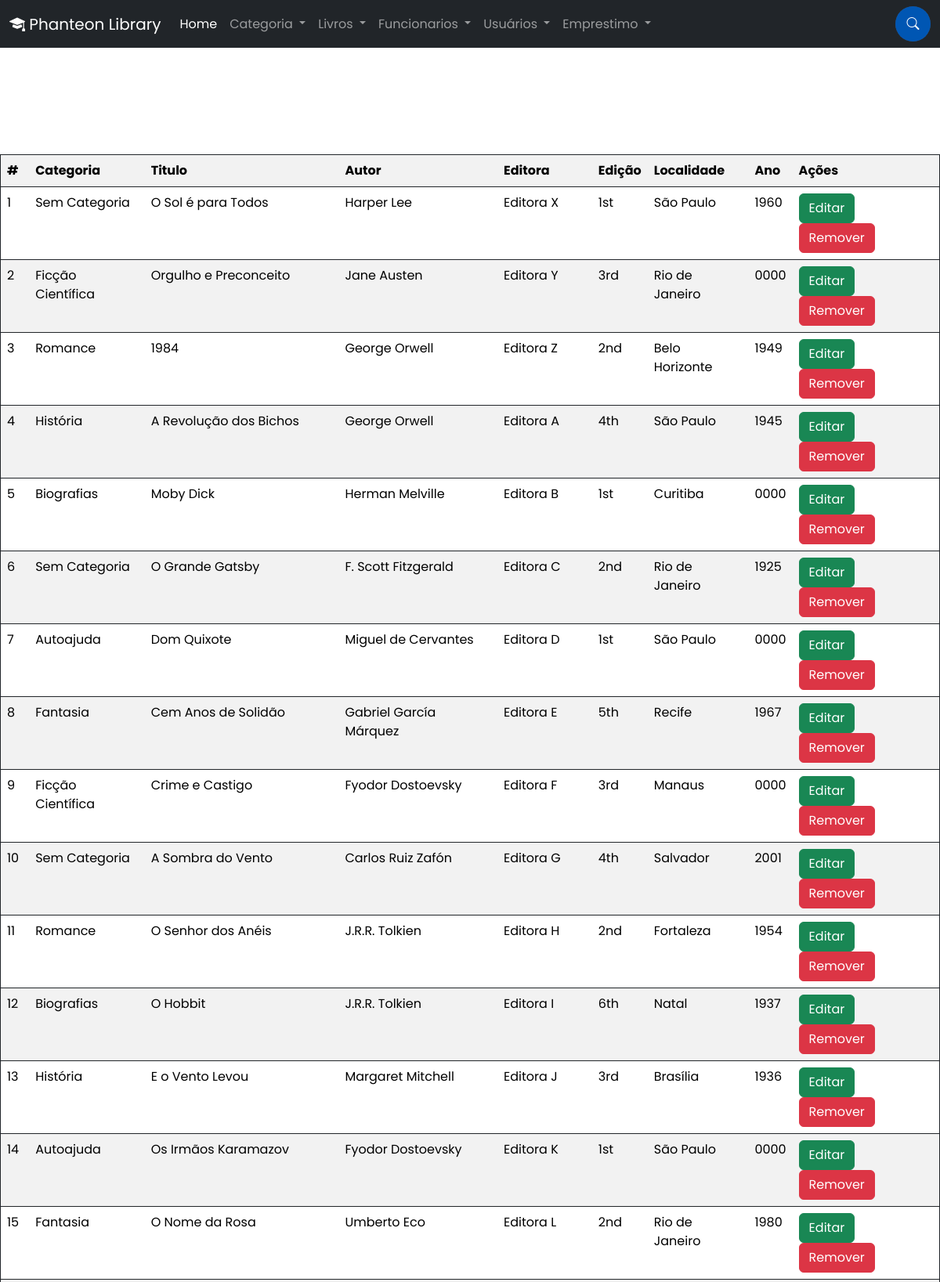
/?page=livro-listar (upper part), run on the app's committed database.
### tables this page shows
CREATE TABLE livro (
  id_livro INTEGER UNSIGNED NOT NULL AUTO_INCREMENT,
  categoria_id_categoria INTEGER UNSIGNED NOT NULL,
  titulo_livro VARCHAR(200) NULL,
  autor_livro VARCHAR(45) NULL,
  editora_livro VARCHAR(45) NULL,
  edicao_livro CHAR(3) NULL,
  localidade_livro VARCHAR(25) NULL,
  ano_livro YEAR NULL,
  PRIMARY KEY(id_livro),
  INDEX livro_FKIndex1(categoria_id_categoria)
);

CREATE TABLE categoria (
  id_categoria INTEGER UNSIGNED NOT NULL AUTO_INCREMENT,
  nome_categoria VARCHAR(45) NULL,
  PRIMARY KEY(id_categoria)
);

### livro-listar.php (the view)
<h1 class='m-3'> Lista de Livros </h1>
<table class="table table-hover table-striped table-responsive border border-dark">
  <tr>
    <th> # </th>
    <th> Categoria </th>
    <th> Titulo </th>
    <th> Autor </th>
    <th> Editora </th>
    <th> Edição </th>
    <th> Localidade </th>
    <th> Ano </th>
    <th> Ações </th>
  </tr>
  <?php
        $response = $conn->query("SELECT * FROM `livro`");
        $qtd = $response->num_rows;
        if($qtd == 0){
            echo "<p class='m-4'><b>Não existem registros!</b></p>";
        } else {
            echo "<p class='m-4'>Encoutrou <b>$qtd</b> resultados.";
        }
        while($row = $response->fetch_object()){
            $categoria_id_categoria = $row->categoria_id_categoria;
            $categoria = $conn->query(
                "SELECT nome_categoria FROM categoria WHERE id_categoria = $categoria_id_categoria "
            )->fetch_object()->nome_categoria;
            echo "<tr>";
                echo "<td> $row->id_livro</td>";
                echo "<td> $categoria</td>";
                echo "<td> $row->titulo_livro</td>";
                echo "<td> $row->autor_livro</td>";
                echo "<td> $row->editora_livro</td>";
                echo "<td> $row->edicao_livro</td>";
                echo "<td> $row->localidade_livro</td>";
                echo "<td> $row->ano_livro</td>";
                echo "<td>
                    <button class='btn btn-success'
                    onclick=\"location.href='?page=livro-editar&id=$row->id_livro'\">
                        Editar
                    </button>
                    <button class='btn btn-danger'
                        onclick=
                        \"
                            let resposta = confirm('Tem certeza que deseja Remover ?');
                            if (resposta)
                            {
                                location.href = '?page=livro-salvar&acao=remover&id=$row->id_livro';
                            }
                            else{false;}
                        \"
                    >
                        Remover
                    </button>
                    </td>";
            echo "</tr>";
        }
    ?>
</table>

### css/style.css (style rules this page uses)
* { margin: 0; padding: 0; box-sizing: border-box; font-family: 'Poppins', sans-serif; }
body { position: absolute; top: 0; left: 0; width: 100%; height: 100%; background: url("../images/background.png") no-repeat; background-size: cover; background-position: center; color: #ffffff; }

### data on the page
livro: id_livro "1", categoria_id_categoria.nome_categoria "Sem Categoria", titulo_livro "O Sol é para Todos", autor_livro "Harper Lee", editora_livro "Editora X", edicao_livro "1st", localidade_livro "São Paulo", ano_livro "1960"
livro: id_livro "2", categoria_id_categoria.nome_categoria "Ficção Científica", titulo_livro "Orgulho e Preconceito", autor_livro "Jane Austen", editora_livro "Editora Y", edicao_livro "3rd", localidade_livro "Rio de Janeiro", ano_livro "0000"
livro: id_livro "3", categoria_id_categoria.nome_categoria "Romance", titulo_livro "1984", autor_livro "George Orwell", editora_livro "Editora Z", edicao_livro "2nd", localidade_livro "Belo Horizonte", ano_livro "1949"
livro: id_livro "4", categoria_id_categoria.nome_categoria "História", titulo_livro "A Revolução dos Bichos", autor_livro "George Orwell", editora_livro "Editora A", edicao_livro "4th", localidade_livro "São Paulo", ano_livro "1945"
livro: id_livro "5", categoria_id_categoria.nome_categoria "Biografias", titulo_livro "Moby Dick", autor_livro "Herman Melville", editora_livro "Editora B", edicao_livro "1st", localidade_livro "Curitiba", ano_livro "0000"
livro: id_livro "6", categoria_id_categoria.nome_categoria "Sem Categoria", titulo_livro "O Grande Gatsby", autor_livro "F. Scott Fitzgerald", editora_livro "Editora C", edicao_livro "2nd", localidade_livro "Rio de Janeiro", ano_livro "1925"
livro: id_livro "7", categoria_id_categoria.nome_categoria "Autoajuda", titulo_livro "Dom Quixote", autor_livro "Miguel de Cervantes", editora_livro "Editora D", edicao_livro "1st", localidade_livro "São Paulo", ano_livro "0000"
livro: id_livro "8", categoria_id_categoria.nome_categoria "Fantasia", titulo_livro "Cem Anos de Solidão", autor_livro "Gabriel García Márquez", editora_livro "Editora E", edicao_livro "5th", localidade_livro "Recife", ano_livro "1967"
livro: id_livro "9", categoria_id_categoria.nome_categoria "Ficção Científica", titulo_livro "Crime e Castigo", autor_livro "Fyodor Dostoevsky", editora_livro "Editora F", edicao_livro "3rd", localidade_livro "Manaus", ano_livro "0000"
livro: id_livro "10", categoria_id_categoria.nome_categoria "Sem Categoria", titulo_livro "A Sombra do Vento", autor_livro "Carlos Ruiz Zafón", editora_livro "Editora G", edicao_livro "4th", localidade_livro "Salvador", ano_livro "2001"
livro: id_livro "11", categoria_id_categoria.nome_categoria "Romance", titulo_livro "O Senhor dos Anéis", autor_livro "J.R.R. Tolkien", editora_livro "Editora H", edicao_livro "2nd", localidade_livro "Fortaleza", ano_livro "1954"
livro: id_livro "12", categoria_id_categoria.nome_categoria "Biografias", titulo_livro "O Hobbit", autor_livro "J.R.R. Tolkien", editora_livro "Editora I", edicao_livro "6th", localidade_livro "Natal", ano_livro "1937"
livro: id_livro "13", categoria_id_categoria.nome_categoria "História", titulo_livro "E o Vento Levou", autor_livro "Margaret Mitchell", editora_livro "Editora J", edicao_livro "3rd", localidade_livro "Brasília", ano_livro "1936"
livro: id_livro "14", categoria_id_categoria.nome_categoria "Autoajuda", titulo_livro "Os Irmãos Karamazov", autor_livro "Fyodor Dostoevsky", editora_livro "Editora K", edicao_livro "1st", localidade_livro "São Paulo", ano_livro "0000"
livro: id_livro "15", categoria_id_categoria.nome_categoria "Fantasia", titulo_livro "O Nome da Rosa", autor_livro "Umberto Eco", editora_livro "Editora L", edicao_livro "2nd", localidade_livro "Rio de Janeiro", ano_livro "1980"
